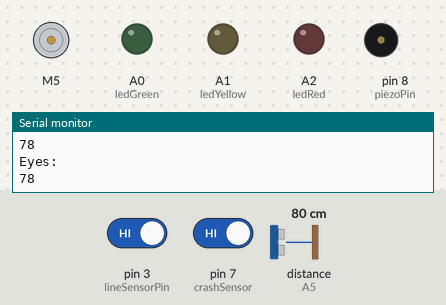
Simulated run of this sketch. Board: Arduino Uno, built with avr-gcc and run on an emulated ATmega328P. Parts: DC motor (green arrow = forward, orange = backward, longer = faster), output pins drawn as LEDs (lit = HIGH), buzzer (waves = sounding), the last lines printed to the serial monitor. Wiring (inferred from the names in the program): ultrasonic range finder: trigger pin 2; echo A5. The test bench sets the inputs (shaded band); at power-on: distance to the obstacle (sensor on A5) 80 cm, pin 3 (lineSensorPin) HIGH, pin 7 (crashSensor) HIGH. The echo pulse lasts 58.3 µs per cm; storage starts empty; pins used as bus, display or sensor lines are not drawn.

Above: at 1.2 s.
1.3 s: distance to the obstacle (sensor on A5) set to 54 cm
2.8 s: distance to the obstacle (sensor on A5) set to 45 cm
At 3.05 s:
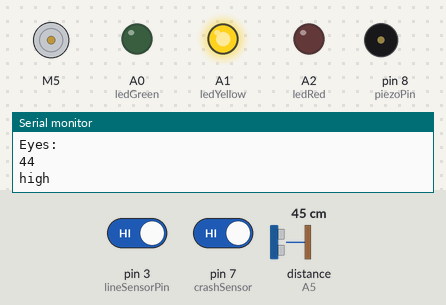
5.8 s: pin 3 (lineSensorPin) driven LOW
At 7.6 s:
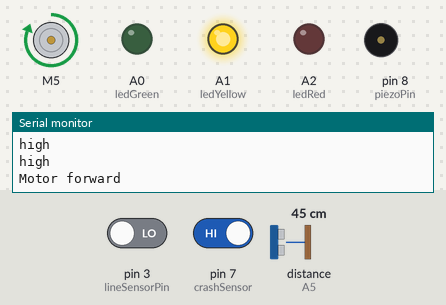
8.8 s: pin 7 (crashSensor) driven LOW
At 10.9 s:
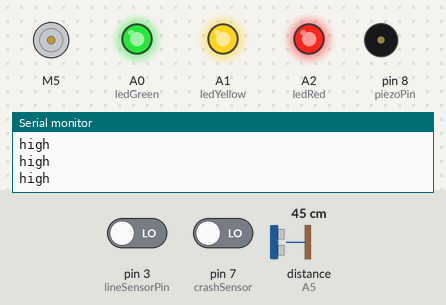
11.8 s: pin 7 (crashSensor) driven HIGH
At 15.5 s:
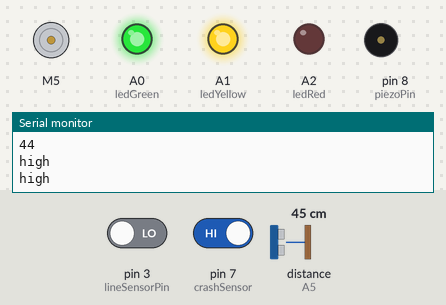
Timing chart, 0 to 15.8 s (numbered marks = the images above; inputs shaded):
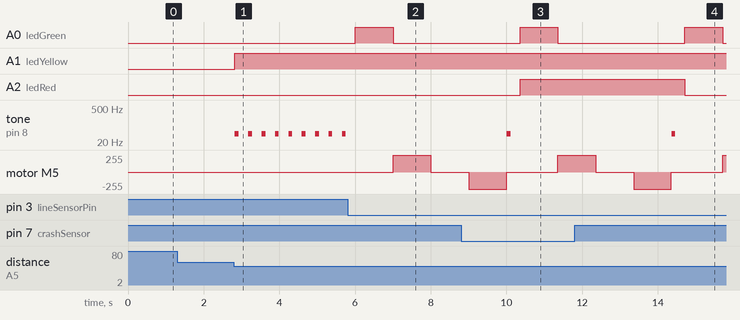

The sketch:

SmartDevice.ino
```cpp
// SD Card Module
#include <SPI.h>
#include <SD.h>
// Traffic Lights - LED Outputs
#define ledRed A2
#define ledYellow A1
#define ledGreen A0
// Servo
#include <Servo.h>
Servo myservo;
//Potentiometer
#define pot A3
// Piezo Buzzer
#define piezoPin 8
// Sonar - HC-SR04
#define echoPin A5//attach pin D2 Arduino to pin Echo of HC-SR04
#define trigPin 2//attach pin D3 Arduino to pin Trig of HC-SR04
// Line Sensor
#define lineSensorPin 3
// Crash Sensor / Button
#define crashSensor 7
// DC Motor & Motor Module - L298N
#include <L298N.h>


// Pin definition
const unsigned int IN1 = 5;
const unsigned int IN2 = 6;
const unsigned int EN = 9;

// Create one motor instance
L298N motor(EN, IN1, IN2);


// Real Time Clock (RTC)
#include "RTClib.h"
RTC_Millis rtc;     // Software Real Time Clock (RTC)
DateTime rightNow;  // used to store the current time.

// SD Card - Confirm Pin
#define SDpin 10

void setup() {
  // put your setup code here, to run once:
  Serial.begin(9600);  // Open serial communications and wait for port to open:
  while (!Serial) {
    delay(1);  // wait for serial port to connect. Needed for native USB port only
  }

  // SD Card initialisation
  Serial.print("Initializing SD card...");
  if (!SD.begin(SDpin)) {
    Serial.println("initialization failed!");
    //while (1)
    //;
  }

  // Real Time Clock (RTC)
  rtc.begin(DateTime(F(__DATE__), F(__TIME__)));
  Serial.println("initialization done.");
  //logEvent("System Initialisation...");


  // Traffic Lights - LED Outputs
  pinMode(ledRed, OUTPUT);
  pinMode(ledYellow, OUTPUT);
  pinMode(ledGreen, OUTPUT);

  // Servo
#include <Servo.h>
  Servo myservo;

  //Potentiometer
  pinMode(pot, INPUT);


  // Piezo Buzzer
  pinMode(piezoPin, OUTPUT);

  // Sonar - HC-SR04
  pinMode(trigPin, OUTPUT); // Sets the trigPin as an OUTPUT
  pinMode(echoPin, INPUT); // Sets the echoPin as an INPUT

  // Line Sensor
  pinMode(lineSensorPin, INPUT);

  // Crash Sensor / Button
  pinMode(crashSensor, INPUT);

  // DC Motor & Motor Module - L298N
  motor.setSpeed(255);
}

void loop() {
  // put your main code here, to run repeatedly:
  goodBye();
  wakeUpDevice ();
  musicPlay();


  delay (250);

}

/*
  when line sensor detects movement,turns on green light and spins the fan
  @return none
*/
void wakeUpDevice () {
  int lineSensorValue = digitalRead(lineSensorPin);
  if (lineSensorValue == 0) {
    Serial.println("high");
    digitalWrite(ledGreen, HIGH);
    delay(1000);
    digitalWrite(ledGreen , LOW);
    Serial.println("Motor forward");
    motor.forward();
    delay(1000);
    Serial.println("Motor stop");

    motor.stop();
    delay(1000);
    Serial.println("Motor backward");

    motor.backward();
    delay(1000);
    motor.stop();
    Serial.println("Motor stop2");
  } else {
    digitalWrite(ledGreen , LOW);
  }
}

/*
  checks if movement is detected in sonar sensor. If it detects movement below 50, it will play piezo buzzer noise, changing with distance.
  @params none
  @return none
*/
void musicPlay() {
  digitalWrite(trigPin, LOW);
  delayMicroseconds(2);
  // Sets the trigPin HIGH (ACTIVE) for 10 microseconds
  digitalWrite(trigPin, HIGH);
  delayMicroseconds(10);
  digitalWrite(trigPin, LOW);
  // Reads the echoPin, returns the sound wave travel time in microseconds
  long duration = pulseIn(echoPin, HIGH);
  // Calculating the distance
  int distance = duration * 0.034 / 2; // Speed of sound wave divided by 2 (go and back)
  Serial.println("Eyes: ");
  Serial.println(distance);
  if (distance < 50) {
    Serial.println("high");
    digitalWrite(ledYellow, HIGH);
    tone(piezoPin, distance); // Send 1KHz sound signal...
    delay(100);
    noTone(piezoPin);
  } else {
    digitalWrite(ledYellow, LOW);
  }

}
/*
  if the crash sensor button is pressed, the red light turns on to say goodbye
  @params none
  @return none
*/
void goodBye () {
  int crashSensorValue = digitalRead(crashSensor);
  if (crashSensorValue == 0) {
    Serial.println("high");
    digitalWrite(ledRed, HIGH);
  } else {
    digitalWrite(ledRed, LOW);
  }

}
```

commonCode.ino
```cpp
void logEvent(String dataToLog) {
  /*
     Log entries to a file on an SD card.
  */
  // Get the updated/current time
  DateTime rightNow = rtc.now();

  // Open the log file
  File logFile = SD.open("events.csv", FILE_WRITE);
  if (!logFile) {
    Serial.print("Couldn't create log file");
    abort();
  }

  // Log the event with the date, time and data
  logFile.print(rightNow.year(), DEC);
  logFile.print(",");
  logFile.print(rightNow.month(), DEC);
  logFile.print(",");
  logFile.print(rightNow.day(), DEC);
  logFile.print(",");
  logFile.print(rightNow.hour(), DEC);
  logFile.print(",");
  logFile.print(rightNow.minute(), DEC);
  logFile.print(",");
  logFile.print(rightNow.second(), DEC);
  logFile.print(",");
  logFile.print(dataToLog);

  // End the line with a return character.
  logFile.println();
  logFile.close();
  Serial.print("Event Logged: ");
  Serial.print(rightNow.year(), DEC);
  Serial.print(",");
  Serial.print(rightNow.month(), DEC);
  Serial.print(",");
  Serial.print(rightNow.day(), DEC);
  Serial.print(",");
  Serial.print(rightNow.hour(), DEC);
  Serial.print(",");
  Serial.print(rightNow.minute(), DEC);
  Serial.print(",");
  Serial.print(rightNow.second(), DEC);
  Serial.print(",");
  Serial.println(dataToLog);
}
```

Measured:
- the behaviour switches between 51 and 50 cm on distance to the obstacle (sensor on A5) (found by bisection; images 0 and 1)
- after the input at 2.8 s, A1 (ledYellow): LOW → HIGH at once; tone on pin 8 (piezoPin): alternates 44 Hz for 0.10 s and silent for 0.25 s, starting at once
- after the input at 5.8 s, A0 (ledGreen): LOW → HIGH after 0.20 s, → LOW 1.0 s later; tone on pin 8 (piezoPin): stops changing and stays silent; motor M5: stopped → forward 255/255 after 1.2 s, → stopped 1.0 s later
- after the input at 8.8 s, A2 (ledRed): LOW → HIGH after 1.6 s
- after the input at 11.8 s, A2 (ledRed): HIGH → LOW after 2.9 s
